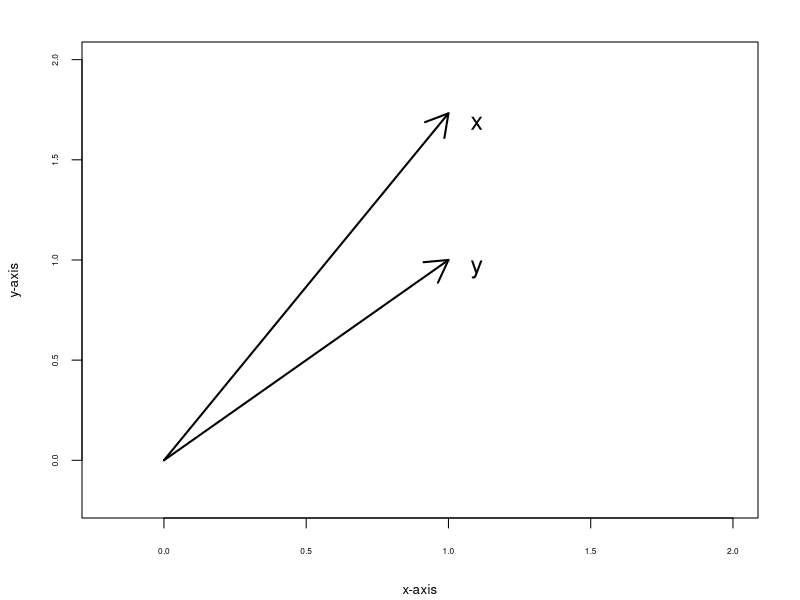
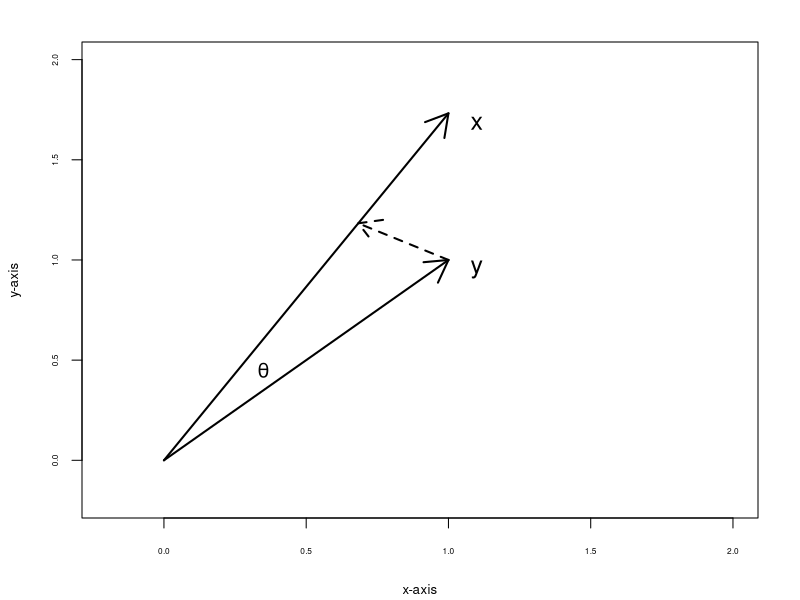
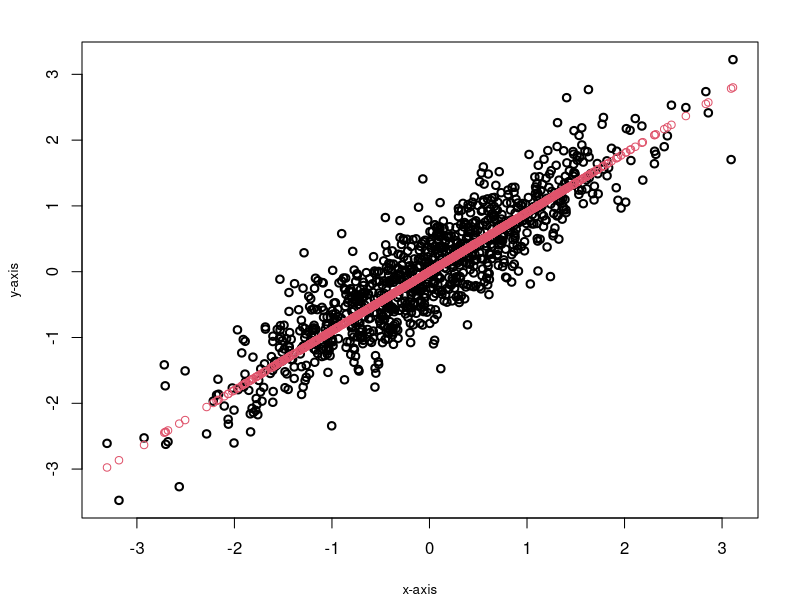
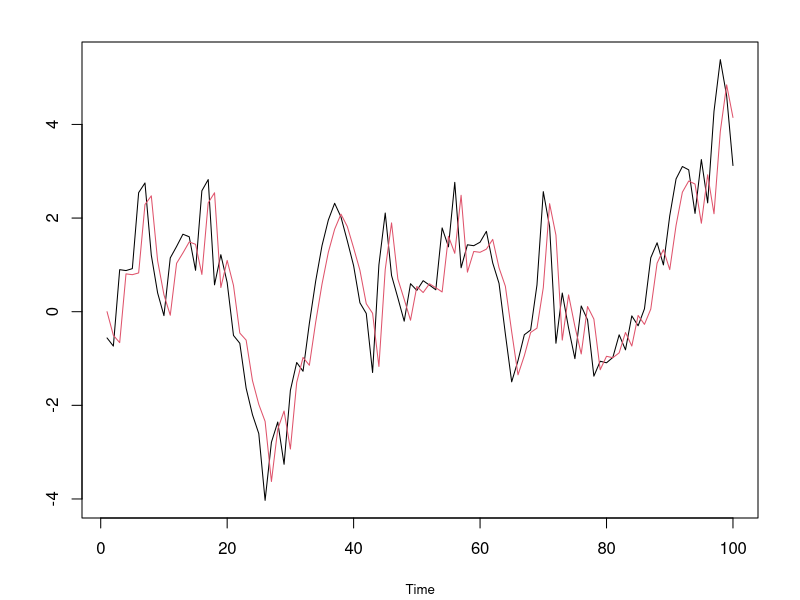
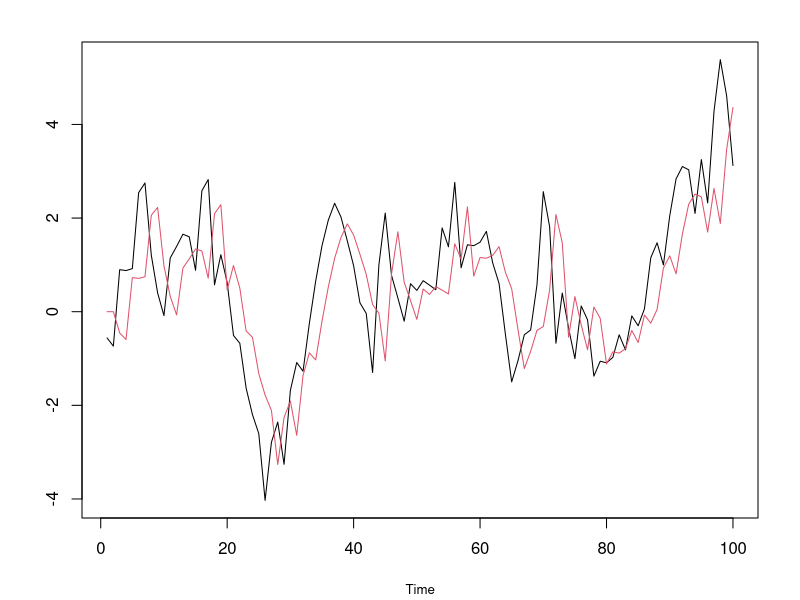
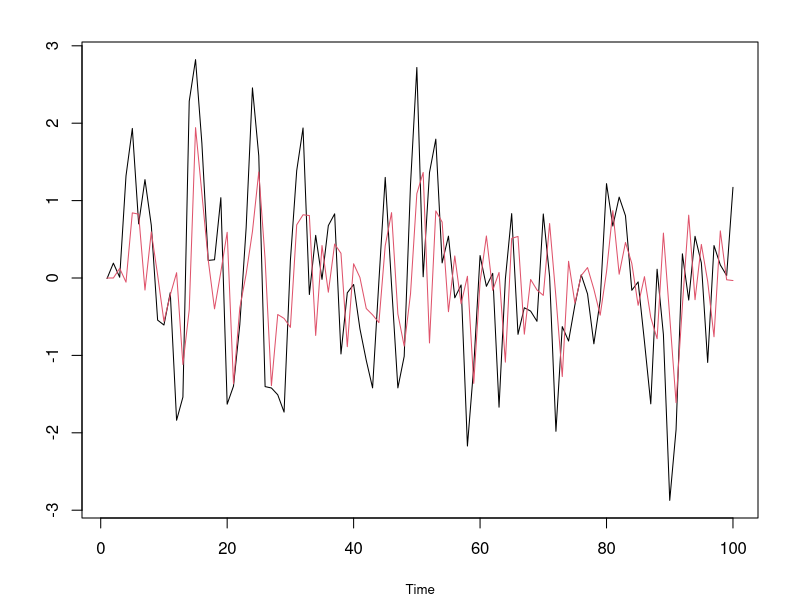
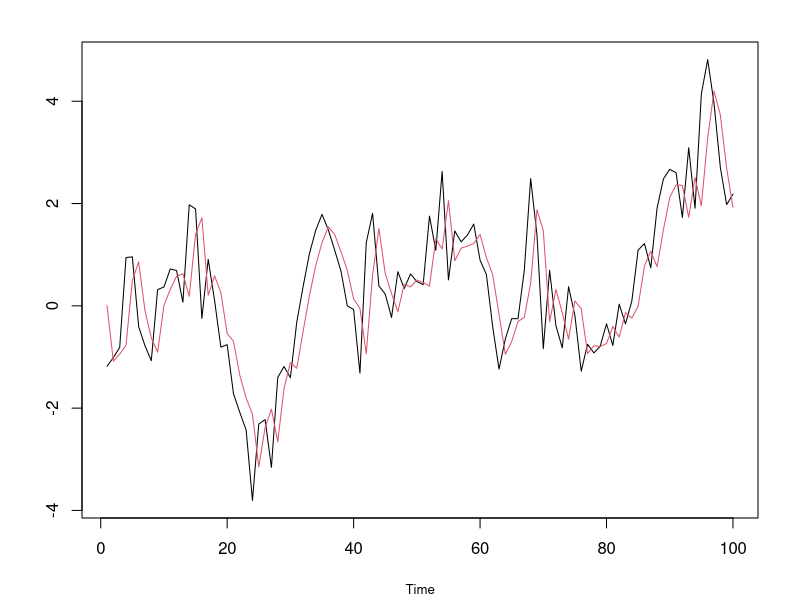
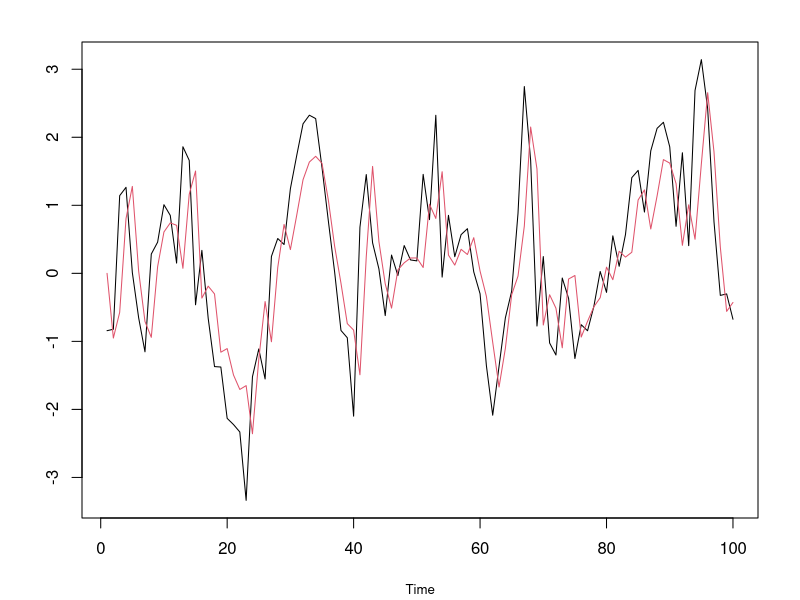

These charts were generated, in order, by the following R code:
## ---- chunk 1
knitr::opts_knit$set(root.dir = "Data")
## ---- chunk 2
x <- c(1,1)
y <- c(1,sqrt(3))
  
par(mar=c(4,4,2,2)+0.1,cex.lab=.8)
plot(NA,xlim=c(-.2,2),ylim=c(-.2,2),xlab="x-axis",ylab="y-axis",yaxt="n",xaxt="n")
axis(1,cex.axis=.5)
axis(2,cex.axis=.5)
x0 <- c(0,0,1,sqrt(3))
y0 <- c(0,0,1,1)
arrows(x0[1],x0[2],x0[3],x0[4],col=1,lwd=2)
arrows(y0[1],y0[2],y0[3],y0[4],col=1,lwd=2)
text(1.1,sqrt(3)-.05,"x",cex=1.5)
text(1.1,.95,"y",cex=1.5)
## ---- chunk 3
par(mar=c(4,4,2,2)+0.1,cex.lab=.8)
plot(NA, xlim=c(-.2,2), ylim=c(-.2,2),xlab="x-axis",ylab="y-axis",yaxt="n",xaxt="n")
axis(1,cex.axis=.5)
axis(2,cex.axis=.5)
x0 <- c(0,0,1,sqrt(3))
y0 <- c(0,0,1,1)
arrows(x0[1],x0[2],x0[3],x0[4],col=1,lwd=2)
arrows(y0[1],y0[2],y0[3],y0[4],col=1,lwd=2)
text(1.1,sqrt(3)-.05,"x",cex=1.5)
text(1.1,.95,"y",cex=1.5)
x <- c(1,sqrt(3))
y <- c(1,1)
dot <- sum(x*y)
proj <- (dot/sum(x^2))*x
z0 <- c(0,0,proj[1],proj[2])
#arrows(z0[1],z0[2],z0[3],z0[4],col=1,lwd=2)
w0 <- c(1,1,proj[1],proj[2])
arrows(w0[1],w0[2],w0[3],w0[4],lwd=2,lty=2)
text(.35,.45,expression(theta),cex=1.2,col=1)
## ---- chunk 4
rho <- .9
mat <- matrix(c(1,rho,0,sqrt(1-rho^2)),2,2)
z <- rnorm(2000)
x <- mat %*% matrix(z,2,1000)
plot(x=x[1,],y=x[2,],xlab="x-axis",ylab="y-axis",axes=TRUE,lwd=2)
proj <- rho*x[1,]
points(x=x[1,],y=proj,col=2)
## ---- chunk 5
print(var(proj-x[2,]))
print(1 - rho^2)
## ---- chunk 6
set.seed(123)
n <- 100
z <- rnorm(n)
x <- rep(0,n)
xhat <- rep(0,n)
phi <- .9
x0 <- 0
x[1] <- x0 + z[1]
for(t in 2:n) 
{
  x[t] <- phi*x[t-1] + z[t] 
  xhat[t] <- phi*x[t-1]
}
plot(ts(x),xlab="Time",ylab="")
lines(ts(xhat),col=2)
## ---- chunk 7
set.seed(123)
n <- 100
z <- rnorm(n)
x <- rep(0,n)
xhat <- rep(0,n)
phi <- .9
x0 <- 0
x[1] <- x0 + z[1]
x[2] <- phi*x[1] + z[2]
for(t in 3:n) 
{
  x[t] <- phi*x[t-1] + z[t] 
  xhat[t] <- phi^2*x[t-2]
}
plot(ts(x),xlab="Time",ylab="")
lines(ts(xhat),col=2)
## ---- chunk 8
set.seed(777)
n <- 100
z <- rnorm(n+1)		# Gaussian input
theta <- .8
x <- z[-1] + theta*z[-(n+1)]
xhat <- rep(0,n)
phi1 <- (1+theta^2)*theta/(1+theta^2+theta^4)
phi2 <- -theta^2/(1+theta^2+theta^4)
for(t in 3:n)
{
  xhat[t] <- phi1*x[t-1] + phi2*x[t-2]
}
plot(ts(x),xlab="Time",ylab="",main="")
lines(ts(xhat),col=2)
## ---- chunk 9
set.seed(123)
n <- 100
phi <- c(.7,.2)
sigma <- 1
Phi <- rbind(phi,c(1,0))
Sigma <- rbind(c(sigma^2,0),c(0,0))
Gam.0 <- solve(diag(4) - Phi %x% Phi,matrix(Sigma,ncol=1))
Gam.0 <- matrix(Gam.0,nrow=2)
Gam.half <- t(chol(Gam.0))
x0 <- Gam.half %*% rnorm(2)
z <- rnorm(n)
xvec <- matrix(0,nrow=2,ncol=n)
xhat <- rep(0,n)
xvec[,1] <- x0 
for(t in 2:n) 
{
  xvec[,t] <- Phi %*% xvec[,t-1] + c(z[t],0)
  xhat[t] <- sum(phi*xvec[,t-1])
}
plot(ts(xvec[1,]),xlab="Time",ylab="")
lines(ts(xhat),col=2)
## ---- chunk 10
set.seed(123)
n <- 100
phi <- c(.7,.2,-.2)
sigma <- 1
Phi <- rbind(phi,c(1,0,0),c(0,1,0))
Mod(eigen(Phi)$values)
Sigma <- rbind(c(sigma^2,0,0),c(0,0,0),c(0,0,0))
Gam.0 <- solve(diag(9) - Phi %x% Phi,matrix(Sigma,ncol=1))
Gam.0 <- matrix(Gam.0,nrow=3)
Gam.half <- t(chol(Gam.0))
x0 <- Gam.half %*% rnorm(3)
z <- rnorm(n)
xvec <- matrix(0,nrow=3,ncol=n)
xhat <- rep(0,n)
xvec[,1] <- x0 
for(t in 2:n) 
{
  xvec[,t] <- Phi %*% xvec[,t-1] + c(z[t],0,0)
  xhat[t] <- sum(phi*xvec[,t-1])
}
plot(ts(xvec[1,]),xlab="Time",ylab="")
lines(ts(xhat),col=2)
## ---- chunk 11
snr <- 1
phi <- .7
gamma <- snr*phi^{seq(0,20)}/(1-phi^2)
gamma[1] <- gamma[1] + 1
par(oma=c(2,0,0,0),mar=c(2,4,2,2)+0.1,mfrow=c(2,1),cex.lab=.8)
plot(ts(gamma),xlab="",ylab="Acf",yaxt="n",xaxt="n",type="h")
axis(1,cex.axis=.5)
axis(2,cex.axis=.5)

snr <- .1
phi <- .7
gamma <- snr*phi^{seq(0,20)}/(1-phi^2)
gamma[1] <- gamma[1] + 1
plot(ts(gamma),xlab="",ylab="Acf",yaxt="n",xaxt="n",type="h")
axis(1,cex.axis=.5)
axis(2,cex.axis=.5)
mtext(text="Time",side=1,line=1,outer=TRUE)
## ---- chunk 12
snr <- 1
w <- rnorm(100)
e <- rnorm(100,sd=sqrt(snr))
z <- rep(0,100)
phi <- .7
z0 <- rnorm(1,sd=sqrt(snr))/sqrt(1-phi^2)
z[1] <- phi*z0 + e[1]
for(t in 2:100) { z[t] <- phi*z[t-1] + e[t] }
x <- z + w
par(oma=c(2,0,0,0),mar=c(2,4,2,2)+0.1,mfrow=c(2,1),cex.lab=.8)
plot(ts(x),xlab="",ylab="",yaxt="n",xaxt="n")
axis(1,cex.axis=.5)
axis(2,cex.axis=.5)

snr <- .1
w <- rnorm(100)
e <- rnorm(100,sd=sqrt(snr))
z <- rep(0,100)
phi <- .7
z0 <- rnorm(1,sd=sqrt(snr))/sqrt(1-phi^2)
z[1] <- phi*z0 + e[1]
for(t in 2:100) { z[t] <- phi*z[t-1] + e[t] }
x <- z + w
plot(ts(x),xlab="",ylab="",yaxt="n",xaxt="n")
axis(1,cex.axis=.5)
axis(2,cex.axis=.5)
mtext(text="Time",side=1,line=1,outer=TRUE)
## ---- chunk 13
snr <- 1
w <- rnorm(100)
e <- rnorm(100,sd=sqrt(snr))
z <- rep(0,100)
phi <- .7
z0 <- rnorm(1,sd=sqrt(snr))/sqrt(1-phi^2)
z[1] <- phi*z0 + e[1]
for(t in 2:100) { z[t] <- phi*z[t-1] + e[t] }
x <- z + w
gamma <- snr*phi^{seq(0,99)}/(1-phi^2)
gamma[1] <- gamma[1] + 1
zhat <- x - solve(toeplitz(gamma),x)
par(oma=c(2,0,0,0),mar=c(2,4,2,2)+0.1,mfrow=c(2,1),cex.lab=.8)
plot(ts(x),xlab="",ylab="",col=gray(.8),lwd=2,yaxt="n",xaxt="n")
axis(1,cex.axis=.5)
axis(2,cex.axis=.5)
lines(ts(zhat),lty=2)
lines(ts(z),col=2)

snr <- .1
w <- rnorm(100)
e <- rnorm(100,sd=sqrt(snr))
z <- rep(0,100)
phi <- .7
z0 <- rnorm(1,sd=sqrt(snr))/sqrt(1-phi^2)
z[1] <- phi*z0 + e[1]
for(t in 2:100) { z[t] <- phi*z[t-1] + e[t] }
x <- z + w
gamma <- snr*phi^{seq(0,99)}/(1-phi^2)
gamma[1] <- gamma[1] + 1
zhat <- x - solve(toeplitz(gamma),x)
plot(ts(x),xlab="",ylab="",col=gray(.8),lwd=2,yaxt="n",xaxt="n")
axis(1,cex.axis=.5)
axis(2,cex.axis=.5)
lines(ts(zhat),lty=2)
lines(ts(z),col=2)
mtext(text="Time",side=1,line=1,outer=TRUE)
## ---- chunk 14
phi <- .9
e <- rnorm(100,sd=1)
x <- rep(0,100)
x0 <- rnorm(1,sd=1)/sqrt(1-phi^2)
x[1] <- phi*x0 + e[1]
for(t in 2:100) { x[t] <- phi*x[t-1] + e[t] }
x.val <- x[50]
x[50] <- NA
xhat <- (phi/(1+phi^2))*(x[49]+x[51])
plot(ts(x),ylab="")
points(ts(c(rep(NA,49),xhat,rep(NA,50))),col=2,pch=19)
points(ts(c(rep(NA,49),x.val,rep(NA,50))),col=3,pch=22)
